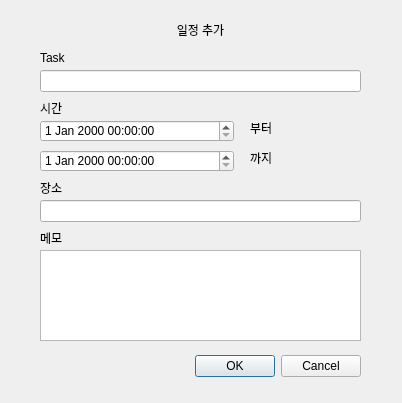
<?xml version="1.0" encoding="UTF-8"?>
<ui version="4.0">
 <class>editScheduleDialog</class>
 <widget class="QDialog" name="editScheduleDialog">
  <property name="geometry">
   <rect>
    <x>0</x>
    <y>0</y>
    <width>402</width>
    <height>403</height>
   </rect>
  </property>
  <property name="windowTitle">
   <string>Dialog</string>
  </property>
  <property name="autoFillBackground">
   <bool>false</bool>
  </property>
  <widget class="QDialogButtonBox" name="buttonBox">
   <property name="geometry">
    <rect>
     <x>40</x>
     <y>350</y>
     <width>321</width>
     <height>32</height>
    </rect>
   </property>
   <property name="orientation">
    <enum>Qt::Orientation::Horizontal</enum>
   </property>
   <property name="standardButtons">
    <set>QDialogButtonBox::StandardButton::Cancel|QDialogButtonBox::StandardButton::Ok</set>
   </property>
  </widget>
  <widget class="QLineEdit" name="taskNmLineEdit">
   <property name="geometry">
    <rect>
     <x>40</x>
     <y>70</y>
     <width>321</width>
     <height>22</height>
    </rect>
   </property>
  </widget>
  <widget class="QTextEdit" name="memoTextEdit">
   <property name="geometry">
    <rect>
     <x>40</x>
     <y>250</y>
     <width>321</width>
     <height>91</height>
    </rect>
   </property>
  </widget>
  <widget class="QLineEdit" name="locationLineEdit">
   <property name="enabled">
    <bool>true</bool>
   </property>
   <property name="geometry">
    <rect>
     <x>40</x>
     <y>200</y>
     <width>321</width>
     <height>22</height>
    </rect>
   </property>
  </widget>
  <widget class="QLabel" name="label">
   <property name="geometry">
    <rect>
     <x>40</x>
     <y>230</y>
     <width>48</width>
     <height>16</height>
    </rect>
   </property>
   <property name="text">
    <string>메모</string>
   </property>
  </widget>
  <widget class="QLabel" name="label_2">
   <property name="geometry">
    <rect>
     <x>40</x>
     <y>50</y>
     <width>48</width>
     <height>16</height>
    </rect>
   </property>
   <property name="text">
    <string>Task</string>
   </property>
  </widget>
  <widget class="QLabel" name="label_3">
   <property name="geometry">
    <rect>
     <x>40</x>
     <y>180</y>
     <width>48</width>
     <height>16</height>
    </rect>
   </property>
   <property name="text">
    <string>장소</string>
   </property>
  </widget>
  <widget class="QLabel" name="label_4">
   <property name="geometry">
    <rect>
     <x>40</x>
     <y>100</y>
     <width>48</width>
     <height>16</height>
    </rect>
   </property>
   <property name="text">
    <string>시간</string>
   </property>
  </widget>
  <widget class="QDateTimeEdit" name="startDateTimeEdit">
   <property name="geometry">
    <rect>
     <x>40</x>
     <y>120</y>
     <width>194</width>
     <height>22</height>
    </rect>
   </property>
  </widget>
  <widget class="QDateTimeEdit" name="endDateTimeEdit">
   <property name="geometry">
    <rect>
     <x>40</x>
     <y>150</y>
     <width>194</width>
     <height>22</height>
    </rect>
   </property>
  </widget>
  <widget class="QLabel" name="label_5">
   <property name="geometry">
    <rect>
     <x>250</x>
     <y>120</y>
     <width>48</width>
     <height>16</height>
    </rect>
   </property>
   <property name="text">
    <string>부터</string>
   </property>
  </widget>
  <widget class="QLabel" name="label_6">
   <property name="geometry">
    <rect>
     <x>250</x>
     <y>150</y>
     <width>48</width>
     <height>16</height>
    </rect>
   </property>
   <property name="text">
    <string>까지</string>
   </property>
  </widget>
  <widget class="QLabel" name="title">
   <property name="geometry">
    <rect>
     <x>0</x>
     <y>20</y>
     <width>401</width>
     <height>20</height>
    </rect>
   </property>
   <property name="text">
    <string>일정 추가</string>
   </property>
   <property name="alignment">
    <set>Qt::AlignmentFlag::AlignCenter</set>
   </property>
  </widget>
 </widget>
 <resources/>
 <connections>
  <connection>
   <sender>buttonBox</sender>
   <signal>accepted()</signal>
   <receiver>editScheduleDialog</receiver>
   <slot>accept()</slot>
   <hints>
    <hint type="sourcelabel">
     <x>248</x>
     <y>254</y>
    </hint>
    <hint type="destinationlabel">
     <x>157</x>
     <y>274</y>
    </hint>
   </hints>
  </connection>
  <connection>
   <sender>buttonBox</sender>
   <signal>rejected()</signal>
   <receiver>editScheduleDialog</receiver>
   <slot>reject()</slot>
   <hints>
    <hint type="sourcelabel">
     <x>316</x>
     <y>260</y>
    </hint>
    <hint type="destinationlabel">
     <x>286</x>
     <y>274</y>
    </hint>
   </hints>
  </connection>
 </connections>
</ui>
